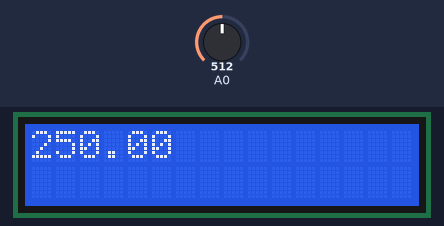
This sketch was run on a simulated Arduino Uno, built with avr-gcc and run on an emulated ATmega328P. On the bench: 16×2 character LCD. Inputs (shaded band) come from the test bench; at power-on: A0 = 512.

Above: at 1.2 s.
1.3 s: A0 set to 716
At 2.8 s:
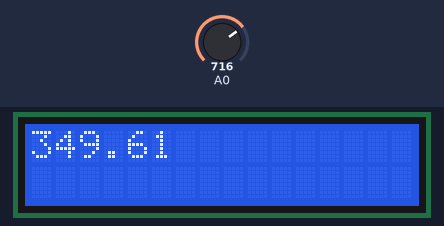
3.5 s: A0 set to 900
At 4.9 s:
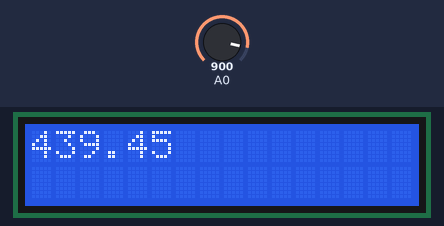
5.5 s: A0 set to 1023
At 6.9 s:
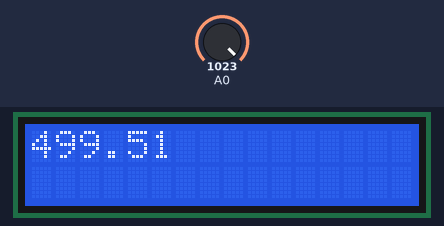
Timing chart, 0 to 8.5 s (numbered marks = the images above; inputs shaded):
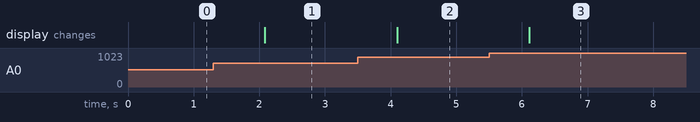

Measured:
- after the input at 1.3 s, the display: changes after 0.78 s (image 1)
- after the input at 3.5 s, the display: changes after 0.60 s (image 2)
- after the input at 5.5 s, the display: changes after 0.61 s (image 3)

The sketch:

THERMOMOETER_LCD_MONITOR.ino
```cpp
#include<Wire.h>
#include<LiquidCrystal_I2C.h>
LiquidCrystal_I2C lcd(0x27,16,2);

void setup() {
  // put your setup code here, to run once:
  lcd.init();
  lcd.backlight();

  analogReference(DEFAULT);
  pinMode(A0,INPUT);
}

void loop() {
  // put your main code here, to run repeatedly:
  int x=analogRead(A0);
  float T=(100*(5/1024.0))*x;

  lcd.setCursor(0,0);
  lcd.print(T);
  delay(1000);

}
```
